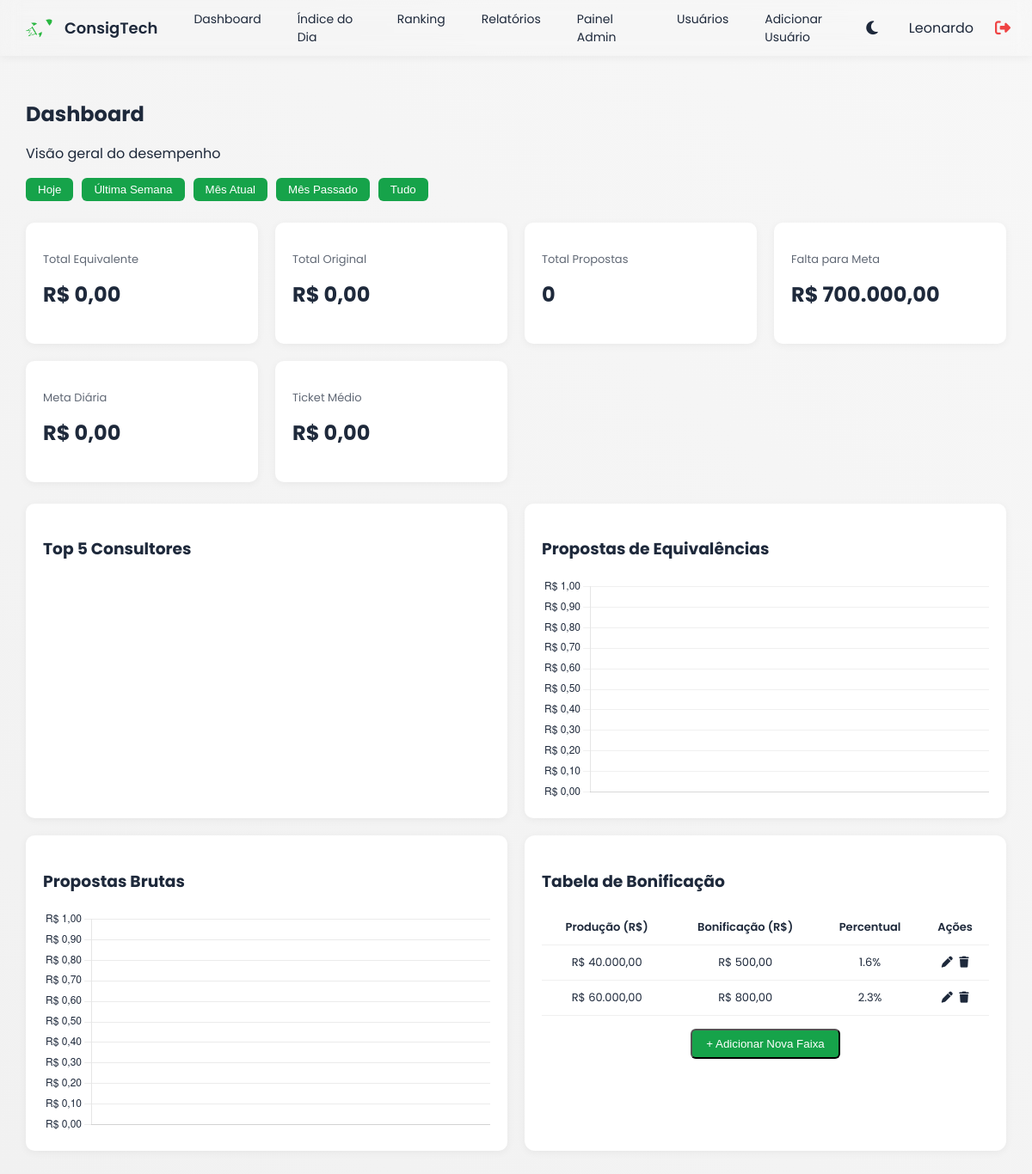
The page /dashboard (signed in) on the database as committed earlier.
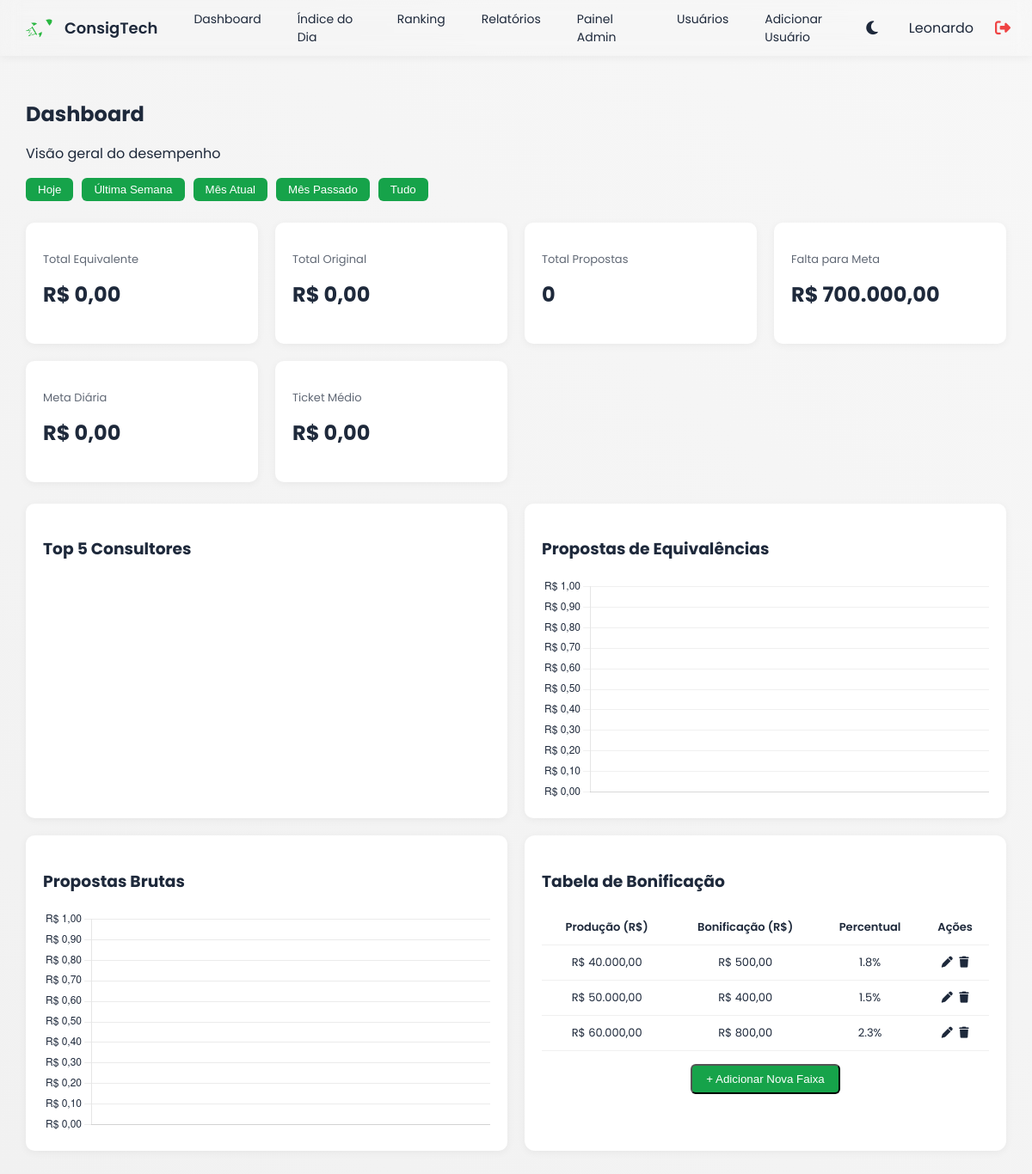
The same page on the database as committed later.
### tables this page shows
CREATE TABLE bonus (
            id INTEGER PRIMARY KEY AUTOINCREMENT,
            producao REAL,
            bonus REAL,
            percentual REAL
        );

### app.py (the view, shortened to what this page needs)
@app.route("/dashboard")
def dashboard():
    if "user" not in session:
        return redirect(url_for("login"))
    periodo = request.args.get("periodo")
    inicio = request.args.get("inicio")
    fim = request.args.get("fim")
    agora = datetime.now()
    if inicio and fim:
        try:
            inicio = datetime.strptime(inicio, "%Y-%m-%d").strftime("%Y-%m-%d")
            fim = datetime.strptime(fim, "%Y-%m-%d").strftime("%Y-%m-%d")
        except:
            inicio = agora.replace(day=1).strftime("%Y-%m-%d")
            fim = agora.strftime("%Y-%m-%d")
    else:
        if periodo == "hoje":
            inicio = fim = agora.strftime("%Y-%m-%d")
        elif periodo == "ultima_semana":
            inicio = (agora - timedelta(days=7)).strftime("%Y-%m-%d")
            fim = agora.strftime("%Y-%m-%d")
        elif periodo == "ultimo_mes":
            mes_passado = (agora.replace(day=1) - timedelta(days=1))
            inicio = mes_passado.replace(day=1).strftime("%Y-%m-%d")
            fim = mes_passado.strftime("%Y-%m-%d")
        elif periodo == "tudo":
            inicio, fim = "1900-01-01", "2100-01-01"
        else:
            inicio = agora.replace(day=1).strftime("%Y-%m-%d")
            fim = agora.strftime("%Y-%m-%d")
    conn = get_conn()
    cur = conn.cursor()
    ph = "?" if isinstance(conn, sqlite3.Connection) else "%s"
    if isinstance(conn, sqlite3.Connection):
        filtro_data = f"date(data) BETWEEN {ph} AND {ph}"
    else:
        filtro_data = f"DATE(data AT TIME ZONE 'America/Sao_Paulo') BETWEEN {ph} AND {ph}"
    cur.execute(f"""
        SELECT SUM(valor_equivalente), SUM(valor_original), COUNT(*)
        FROM propostas
        WHERE {filtro_data}
    """, (inicio, fim))
    total_eq, total_or, total_propostas = cur.fetchone() or (0, 0, 0)
    cur.execute("SELECT valor FROM metas_globais ORDER BY id DESC LIMIT 1;")
    meta_row = cur.fetchone()
    meta_global = meta_row[0] if meta_row else 0
    falta_meta = max(meta_global - (total_eq or 0), 0)
    cur.execute(f"""
        SELECT consultor, SUM(valor_equivalente) AS total
        FROM propostas
        WHERE {filtro_data}
        GROUP BY consultor
        ORDER BY total DESC
        LIMIT 5;
    """, (inicio, fim))
    ranking = cur.fetchall()
    cur.execute(f"""
        SELECT banco,
               COUNT(*) AS total_propostas,
               COALESCE(SUM(valor_equivalente),0) AS total_valor
        FROM propostas
        WHERE {filtro_data}
        AND banco IS NOT NULL
        AND banco <> ''
        GROUP BY banco
        ORDER BY total_valor DESC;
    """, (inicio, fim))
    bancos_dados = cur.fetchall()
    cur.execute(f"""
        SELECT banco,
               COUNT(*) AS total_propostas,
               COALESCE(SUM(valor_original),0) AS total_valor
        FROM propostas
        WHERE {filtro_data}
        AND banco IS NOT NULL
        AND banco <> ''
        GROUP BY banco
        ORDER BY total_valor DESC;
    """, (inicio, fim))
    bancos_bruto = cur.fetchall()
    cur.execute(f"""
        SELECT
            fonte,
            observacao AS status,
            COUNT(*) AS qtd,
            COALESCE(SUM(valor_equivalente), 0) AS total_eq,
            COALESCE(SUM(valor_original), 0) AS total_or
        FROM propostas
        WHERE fonte IN ('URA', 'Consultados antigos', 'Consultados de hoje',
                        'Indicação', 'Cliente de analítico/carteira', 'Tráfego')
          AND {filtro_data}
        GROUP BY fonte, observacao
        ORDER BY fonte, observacao;
    """, (inicio, fim))
    dados_fontes = cur.fetchall()
    cur.execute("""
        CREATE TABLE IF NOT EXISTS bonus (
            id INTEGER PRIMARY KEY AUTOINCREMENT,
            producao REAL,
            bonus REAL,
            percentual REAL
        )
    """ if isinstance(conn, sqlite3.Connection) else """
        CREATE TABLE IF NOT EXISTS bonus (
            id SERIAL PRIMARY KEY,
            producao NUMERIC(12,2),
            bonus NUMERIC(12,2),
            percentual NUMERIC(5,2)
        )
    """)
    cur.execute("SELECT * FROM bonus ORDER BY producao ASC")
    bonus = cur.fetchall()
    fontes_lista = [
        "URA",
        "Consultados antigos",
        "Consultados de hoje",
        "Indicação",
        "Cliente de analítico/carteira",
        "Tráfego"
    ]
    fontes = {fonte: {} for fonte in fontes_lista}
    import calendar
    hoje_str = agora.strftime("%Y-%m-%d")
    cur.execute(f"""
        SELECT COALESCE(SUM(valor_equivalente), 0)
        FROM propostas
        WHERE DATE(data) = {ph}
    """, (hoje_str,))
    total_hoje = cur.fetchone()[0] or 0
    primeiro_dia = agora.replace(day=1)
    dias_passados = (agora - primeiro_dia).days + 1
    dias_mes_real = calendar.monthrange(agora.year, agora.month)[1]
    from datetime import date
    dias_uteis_restantes = sum(
        1 for i in range(agora.day + 1, dias_mes_real + 1)
        if date(agora.year, agora.month, i).weekday() < 5
    )
    media_diaria_contratos = (total_or / total_propostas) if total_propostas > 0 else 0
    ticket_meta_diaria = 0
    if meta_global and total_eq is not None:
        falta_dias = max(dias_uteis_restantes, 1)
        ticket_meta_diaria = (falta_meta / falta_dias) if falta_dias > 0 else 0
    conn.close()
    return render_template(
        "dashboard.html",
        total_eq=float(total_eq or 0),
        total_or=float(total_or or 0),
        total_propostas=int(total_propostas or 0),
        falta_meta=float(falta_meta or 0),
        meta_global=float(meta_global or 0),
        ranking=ranking or [],
        inicio=inicio,
        fim=fim,
        periodo=periodo,
        bancos_dados=bancos_dados,
        bancos_bruto=bancos_bruto,
        fontes=fontes,
        ticket_meta_diaria=float(ticket_meta_diaria or 0),
        media_diaria_contratos=float(media_diaria_contratos or 0),
        bonus=bonus
    )

### app.py (called while the page is built)
@app.template_filter('brl')
def format_brl(value):
    try:
        valor = float(value or 0)
        return f"R$ {valor:,.2f}".replace(",", "X").replace(".", ",").replace("X", ".")
    except Exception:
        return "R$ 0,00"

def get_conn():
    if DATABASE_URL and psycopg2:
        return psycopg2.connect(DATABASE_URL, sslmode="require")
    else:
        return sqlite3.connect(LOCAL_DB, check_same_thread=False)

### templates/dashboard.html (shortened to what this page needs)
{% extends "base.html" %}
{% block content %}
<h2 style="margin-bottom:5px">Dashboard</h2>
<p style="color:var(--cor-texto)" ;margin-bottom:25px">Visão geral do desempenho</p>
<div style="display:flex;gap:10px;margin-bottom:25px">
    <a href="?periodo=hoje"><button class="filtro">Hoje</button></a>
    <a href="?periodo=ultima_semana"><button class="filtro">Última Semana</button></a>
    <a href="?periodo=mes_atual"><button class="filtro">Mês Atual</button></a>
    <a href="?periodo=ultimo_mes"><button class="filtro">Mês Passado</button></a>
    <a href="?periodo=tudo"><button class="filtro">Tudo</button></a>
</div>
<div class="cards">
    <div class="card">
        <p>Total Equivalente</p>
        <h2>{{ total_eq | brl }}</h2>
    </div>
    <div class="card">
        <p>Total Original</p>
        <h2>{{ total_or | brl }}</h2>
    </div>
    <div class="card">
        <p>Total Propostas</p>
        <h2>{{ total_propostas }}</h2>
    </div>
    <div class="card">
        <p>Falta para Meta</p>
        <h2>{{ falta_meta | brl }}</h2>
    </div>
    <div class="card">
        <p>Meta Diária</p>
        <h2>{{ ticket_meta_diaria | brl }}</h2>
    </div>
    <div class="card">
        <p>Ticket Médio</p>
        <h2>{{ media_diaria_contratos | brl }}</h2>
    </div>
</div>
<div class="grid">
    <div class="box ranking-consultores">
        <h3>Top 5 Consultores</h3>
    </div>
    <div class="box grafico-ranking">
        <h3>Propostas de Equivalências</h3>
        <canvas id="graficoBancos"></canvas>
    </div>
    <div class="box grafico-ranking">
        <h3>Propostas Brutas</h3>
        <canvas id="graficoBruto"></canvas>
    </div>
    <div class="box tabela-bonus">
        <h3>Tabela de Bonificação</h3>
        <table>
            <thead>
                <tr>
                    <th>Produção (R$)</th>
                    <th>Bonificação (R$)</th>
                    <th>Percentual</th>
                    {% if session.get('role') == 'admin' %}
                    <th>Ações</th>
                    {% endif %}
                </tr>
            </thead>
            <tbody>
                {% for b in bonus %}
                <tr>
                    <td>{{ b[1] | brl }}</td>
                    <td>{{ b[2] | brl }}</td>
                    <td>{{ b[3] }}%</td>
                    {% if session.get('role') == 'admin' %}
                    <td>
                        <a onclick="abrirModalEditar({{b[0]}},{{b[1]}},{{b[2]}},{{b[3]}})">
                            <i class="fa fa-pen"></i>
                        </a>
                        <a href="/excluir_bonus/{{ b[0] }}">
                            <i class="fa fa-trash"></i>
                        </a>
                    </td>
                    {% endif %}
                </tr>
                {% endfor %}
            </tbody>
        </table>
        {% if session.get('role') == 'admin' %}
        <div style="margin-top:15px;text-align:center;">
            <button onclick="abrirModalNovo()" class="btn-add-bonus">
                + Adicionar Nova Faixa
            </button>
        </div>
        {% endif %}
    </div>
</div>
{% endblock %}

### templates/base.html (shortened to what this page needs)
<!DOCTYPE html>
<html lang="pt-BR">
<head>
    <link rel="stylesheet" href="https://cdnjs.cloudflare.com/ajax/libs/font-awesome/6.5.0/css/all.min.css">
</head>
<body>
    <div class="navbar">
        <div class="nav-left">
            <div class="logo">
                <img src="{{ url_for('static', filename='img/icone.png') }}" class="logo-icon">
                ConsigTech
            </div>
            <div class="menu">
                <a href="/dashboard">Dashboard</a>
                <a href="/indice_dia">Índice do Dia</a>
                <a href="/ranking">Ranking</a>
                {% if session.get('role') == 'admin' %}
                <a href="/relatorios">Relatórios</a>
                <a href="/painel_admin">Painel Admin</a>
                <a href="/usuarios">Usuários</a>
                <a href="/register">Adicionar Usuário</a>
                {% endif %}
            </div>
        </div>
        <div class="nav-right">
            <button id="toggleTheme" class="btn-theme">
                <i id="iconTema" class="fa-solid fa-moon"></i>
            </button>
            <span>{{ session.get('user') }}</span>
            <a href="/logout" class="logout-icon">
                <i class="fa-solid fa-right-from-bracket"></i>
            </a>
        </div>
    </div>
    <div class="container">
        {% block content %}{% endblock %}
    </div>
</body>
</html>

### templates/base.html (style rules this page uses)
:root { --gradiente-inicio: #e4e4e4; --gradiente-fim: #e0e0e0; --gradiente-inicio: #f1f1f1; --gradiente-fim: #f7f7f7; --cor-texto: #1e293b; --bg-container: rgba(255, 255, 255, 0.85); --bg-card: #ffffff; }
.card, .card-meta, .tabela-admin table, .grafico-ranking, .grafico-rosquinha { background: var(--bg-card); color: var(--cor-texto); }
h1, h2, h3, h4 { color: var(--cor-texto); }
body { font-family: 'Poppins', sans-serif; background: linear-gradient(40deg, var(--gradiente-inicio), var(--gradiente-fim)); margin: 0; color: var(--cor-texto); transition: 0.4s ease; }
.navbar { height: 65px; background: transparent; backdrop-filter: blur(10px); display: flex; align-items: center; justify-content: space-between; padding: 0 25px; box-shadow: 0 2px 10px rgba(0, 0, 0, 0.05); }
.logo { display: flex; align-items: center; gap: 10px; font-weight: 600; font-size: 18px; }
.menu { display: flex; gap: 18px; margin-left: 30px; }
.menu a { text-decoration: none; color: var(--cor-texto); font-size: 14px; padding: 6px 12px; border-radius: 6px; }
.nav-left { display: flex; align-items: center; }
.nav-right { display: flex; align-items: center; gap: 15px; }
.container { max-width: 1300px; margin: auto; padding: 30px; }
.btn-theme { background: transparent; border: none; font-size: 18px; cursor: pointer; margin-right: 15px; color: var(--cor-texto); transition: .2s; }
.logout-icon { color: #ef4444; font-size: 18px; margin-left: 10px; transition: 0.2s; }
.logo-icon { width: 40px; height: 40px; border-radius: 6px; }
.btn-theme i { transition: 0.3s; }

### templates/dashboard.html (style rules this page uses)
.filtro { background: #16a34a; border: none; color: white; padding: 6px 14px; border-radius: 6px; cursor: pointer; }
.cards { display: grid; grid-template-columns: repeat(auto-fit, minmax(220px, 1fr)); gap: 20px; margin-bottom: 25px; }
.card { background: var(--bg-card); padding: 20px; border-radius: 10px; box-shadow: 0 2px 10px rgba(0, 0, 0, 0.05); }
.card p { font-size: 13px; color: var(--cor-texto); opacity: .7; }
.card h2 { margin-top: 5px; }
.grid { display: grid; grid-template-columns: 1fr 1fr; gap: 20px; }
.box { background: var(--bg-card); padding: 20px; border-radius: 10px; box-shadow: 0 2px 10px rgba(0, 0, 0, 0.05); }
.tabela-bonus { background: var(--bg-card); border-radius: 12px; padding: 20px; transition: all .25s ease; }
.tabela-bonus table { width: 100%; border-collapse: collapse; }
.tabela-bonus th { color: var(--cor-texto); font-weight: 600; font-size: 13px; padding: 10px; }
.tabela-bonus td { color: var(--cor-texto); font-size: 13px; padding: 10px; }
.tabela-bonus th, .tabela-bonus td { padding: 10px; text-align: center; }
.btn-add-bonus { background: #16a34a; color: white; padding: 8px 16px; border-radius: 6px; text-decoration: none; }
.tabela-bonus a i { color: var(--cor-texto); transition: 0.2s; padding: 2px; }
.tabela-bonus tr { border-bottom: 1px solid rgba(0, 0, 0, 0.06); }

Rows that differ between the two databases and show on the page:
changed bonus (number 1 of 3 on the later page): percentual "1.6" → "1.8"
added bonus: producao "R$ 50.000,00", bonus "R$ 400,00", percentual "1.5"
